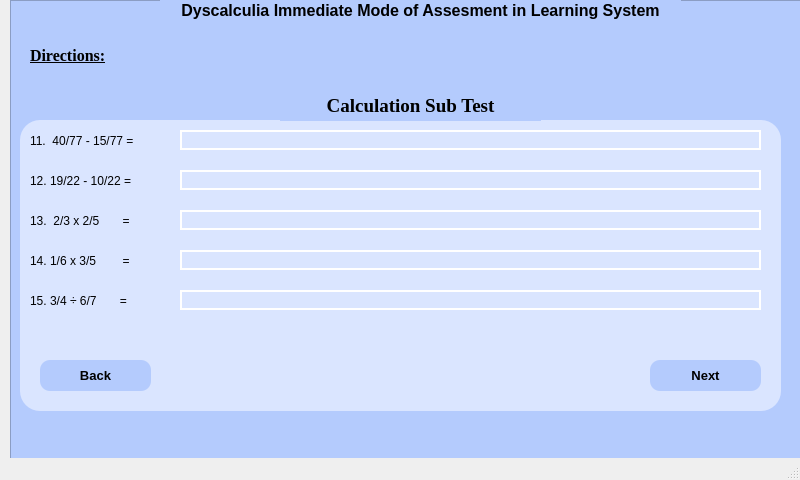
<?xml version="1.0" encoding="UTF-8"?>
<ui version="4.0">
 <class>MainWindow</class>
 <widget class="QMainWindow" name="MainWindow">
  <property name="geometry">
   <rect>
    <x>0</x>
    <y>0</y>
    <width>800</width>
    <height>480</height>
   </rect>
  </property>
  <property name="windowTitle">
   <string>MainWindow</string>
  </property>
  <widget class="QWidget" name="centralwidget">
   <widget class="QFrame" name="frame">
    <property name="geometry">
     <rect>
      <x>10</x>
      <y>0</y>
      <width>800</width>
      <height>480</height>
     </rect>
    </property>
    <property name="styleSheet">
     <string notr="true">background-color: rgb(180, 203, 253);</string>
    </property>
    <property name="frameShape">
     <enum>QFrame::StyledPanel</enum>
    </property>
    <property name="frameShadow">
     <enum>QFrame::Raised</enum>
    </property>
    <widget class="QFrame" name="frame_2">
     <property name="geometry">
      <rect>
       <x>10</x>
       <y>120</y>
       <width>761</width>
       <height>291</height>
      </rect>
     </property>
     <property name="styleSheet">
      <string notr="true">background-color: rgb(218, 229, 255);
border-radius: 20px;</string>
     </property>
     <property name="frameShape">
      <enum>QFrame::StyledPanel</enum>
     </property>
     <property name="frameShadow">
      <enum>QFrame::Raised</enum>
     </property>
     <widget class="QLabel" name="label_5">
      <property name="geometry">
       <rect>
        <x>10</x>
        <y>10</y>
        <width>741</width>
        <height>21</height>
       </rect>
      </property>
      <property name="text">
       <string>11.  40/77 - 15/77 = </string>
      </property>
     </widget>
     <widget class="QLabel" name="label_6">
      <property name="geometry">
       <rect>
        <x>10</x>
        <y>50</y>
        <width>741</width>
        <height>21</height>
       </rect>
      </property>
      <property name="text">
       <string>12. 19/22 - 10/22 =  </string>
      </property>
     </widget>
     <widget class="QLabel" name="label_7">
      <property name="geometry">
       <rect>
        <x>10</x>
        <y>90</y>
        <width>741</width>
        <height>21</height>
       </rect>
      </property>
      <property name="text">
       <string>13.  2/3 x 2/5       = </string>
      </property>
     </widget>
     <widget class="QLabel" name="label_8">
      <property name="geometry">
       <rect>
        <x>10</x>
        <y>130</y>
        <width>741</width>
        <height>21</height>
       </rect>
      </property>
      <property name="text">
       <string>14. 1/6 x 3/5        = </string>
      </property>
     </widget>
     <widget class="QLabel" name="label_9">
      <property name="geometry">
       <rect>
        <x>10</x>
        <y>170</y>
        <width>741</width>
        <height>21</height>
       </rect>
      </property>
      <property name="text">
       <string>15. 3/4 ÷ 6/7       =</string>
      </property>
     </widget>
     <widget class="QPushButton" name="pushButton">
      <property name="geometry">
       <rect>
        <x>20</x>
        <y>240</y>
        <width>111</width>
        <height>31</height>
       </rect>
      </property>
      <property name="font">
       <font>
        <pointsize>10</pointsize>
        <weight>75</weight>
        <bold>true</bold>
       </font>
      </property>
      <property name="cursor">
       <cursorShape>PointingHandCursor</cursorShape>
      </property>
      <property name="styleSheet">
       <string notr="true">background-color: rgb(180, 203, 253);
border-radius: 10px;</string>
      </property>
      <property name="text">
       <string>Back</string>
      </property>
     </widget>
     <widget class="QPushButton" name="pushButton_2">
      <property name="geometry">
       <rect>
        <x>630</x>
        <y>240</y>
        <width>111</width>
        <height>31</height>
       </rect>
      </property>
      <property name="font">
       <font>
        <pointsize>10</pointsize>
        <weight>75</weight>
        <bold>true</bold>
        <kerning>true</kerning>
       </font>
      </property>
      <property name="cursor">
       <cursorShape>PointingHandCursor</cursorShape>
      </property>
      <property name="acceptDrops">
       <bool>false</bool>
      </property>
      <property name="styleSheet">
       <string notr="true">background-color: rgb(180, 203, 253);
border-radius: 10px;</string>
      </property>
      <property name="text">
       <string>Next</string>
      </property>
      <property name="autoDefault">
       <bool>false</bool>
      </property>
     </widget>
     <widget class="QLineEdit" name="lineEdit">
      <property name="geometry">
       <rect>
        <x>160</x>
        <y>10</y>
        <width>581</width>
        <height>20</height>
       </rect>
      </property>
      <property name="styleSheet">
       <string notr="true">QLineEdit {
	border: 2px solid #FFFFFF;
}

QLineEdit:focus{
	border: 2px solid #000000
}</string>
      </property>
     </widget>
     <widget class="QLineEdit" name="lineEdit_2">
      <property name="geometry">
       <rect>
        <x>160</x>
        <y>50</y>
        <width>581</width>
        <height>20</height>
       </rect>
      </property>
      <property name="styleSheet">
       <string notr="true">QLineEdit {
	border: 2px solid #FFFFFF;
}

QLineEdit:focus{
	border: 2px solid #000000
}</string>
      </property>
     </widget>
     <widget class="QLineEdit" name="lineEdit_3">
      <property name="geometry">
       <rect>
        <x>160</x>
        <y>90</y>
        <width>581</width>
        <height>20</height>
       </rect>
      </property>
      <property name="styleSheet">
       <string notr="true">QLineEdit {
	border: 2px solid #FFFFFF;
}

QLineEdit:focus{
	border: 2px solid #000000
}</string>
      </property>
     </widget>
     <widget class="QLineEdit" name="lineEdit_4">
      <property name="geometry">
       <rect>
        <x>160</x>
        <y>130</y>
        <width>581</width>
        <height>20</height>
       </rect>
      </property>
      <property name="styleSheet">
       <string notr="true">QLineEdit {
	border: 2px solid #FFFFFF;
}

QLineEdit:focus{
	border: 2px solid #000000
}</string>
      </property>
     </widget>
     <widget class="QLineEdit" name="lineEdit_5">
      <property name="geometry">
       <rect>
        <x>160</x>
        <y>170</y>
        <width>581</width>
        <height>20</height>
       </rect>
      </property>
      <property name="styleSheet">
       <string notr="true">QLineEdit {
	border: 2px solid #FFFFFF;
}

QLineEdit:focus{
	border: 2px solid #000000
}</string>
      </property>
     </widget>
    </widget>
    <widget class="QLabel" name="label">
     <property name="geometry">
      <rect>
       <x>150</x>
       <y>0</y>
       <width>521</width>
       <height>20</height>
      </rect>
     </property>
     <property name="font">
      <font>
       <pointsize>12</pointsize>
       <weight>75</weight>
       <bold>true</bold>
       <underline>false</underline>
      </font>
     </property>
     <property name="text">
      <string>Dyscalculia Immediate Mode of Assesment in Learning System</string>
     </property>
     <property name="alignment">
      <set>Qt::AlignCenter</set>
     </property>
     <property name="wordWrap">
      <bool>false</bool>
     </property>
    </widget>
    <widget class="QLabel" name="label_4">
     <property name="geometry">
      <rect>
       <x>270</x>
       <y>90</y>
       <width>261</width>
       <height>31</height>
      </rect>
     </property>
     <property name="font">
      <font>
       <family>Times New Roman</family>
       <pointsize>14</pointsize>
       <weight>75</weight>
       <bold>true</bold>
       <underline>false</underline>
      </font>
     </property>
     <property name="mouseTracking">
      <bool>false</bool>
     </property>
     <property name="text">
      <string>Calculation Sub Test</string>
     </property>
     <property name="alignment">
      <set>Qt::AlignCenter</set>
     </property>
    </widget>
    <widget class="QLabel" name="label_3">
     <property name="geometry">
      <rect>
       <x>20</x>
       <y>40</y>
       <width>91</width>
       <height>31</height>
      </rect>
     </property>
     <property name="font">
      <font>
       <family>Times New Roman</family>
       <pointsize>12</pointsize>
       <weight>75</weight>
       <bold>true</bold>
       <underline>true</underline>
      </font>
     </property>
     <property name="mouseTracking">
      <bool>false</bool>
     </property>
     <property name="text">
      <string>Directions:</string>
     </property>
    </widget>
   </widget>
  </widget>
  <widget class="QMenuBar" name="menubar">
   <property name="geometry">
    <rect>
     <x>0</x>
     <y>0</y>
     <width>800</width>
     <height>21</height>
    </rect>
   </property>
  </widget>
  <widget class="QStatusBar" name="statusbar"/>
 </widget>
 <resources/>
 <connections/>
</ui>
